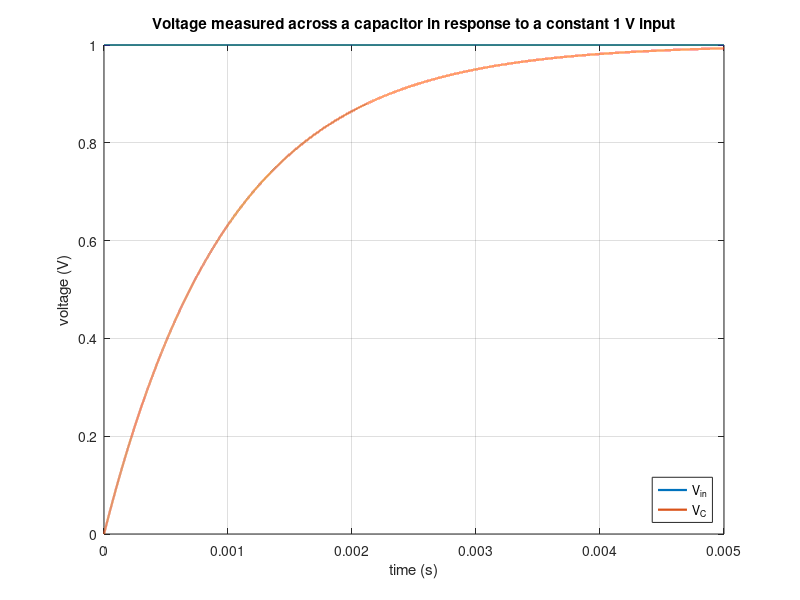

MATLAB code for this plot:
%% Lab Case Study 2 Practice
% *ESE 105*
%
% *DUE on Sunday 10/26 11:59pm to Canvas
%
% 20 pts. total: 10 for programming and correct responses, 5 for
% programming style, 5 for presentation
%
% *Name: Minghui Wu (Franco) and Feiyu Ren*
%

%% Instructions
% Run the |Lab CS2.m| script. Follow the instructions inside the "TODO: *****"
% labels below to complete each part: either write code or write your
% response to the question. For example:

% TODO: *************************************************************
% (Replace this comment with code)
% (Add response here)
% *******************************************************************

%%%
%
% *To turn in your assignment:*
%
% * Run the command |publish('Lab_CS2.m','pdf')| in the _Command Window_
% to generate a PDF of your solution |Lab CS2.pdf|. 
% * Submit _both_ the code (|.m| file) and the published output (|.pdf|
% file) to Canvas.
%
clear;
close all;  % uncomment this line if you do not want all figure windows to close when running this code

%% Part 1: Step Equations

%%%
% Implement Equations (8) and (10) in MATLAB to simulate circuit A (Figure
% 1) with R = 1 kΩ and C = 1 µF. Simulate charging the capacitor using a
% step input: set V_C = 0 V at t = 0 and V_in = 1 V for t > 0. Choose a
% suitable h to model the charging process accurately. Plot V_in and V_C
% vs. time to show the charging of the capacitor. You should observe a
% charging curve similar to the Figure 2 in CS2. 
%%%
% Set up simulation parameters:

% TODO: *************************************************************
% Parameters:
R = 1e3; % Resistor 1 kΩ
C = 1e-6; % Capacitor 1 µF 
h = R*C/10000; % (small & accurate) how frequent matlab updates the voltages
tEnd = 5e-3; % 5 ms, RC represens how fast the capacitor changes

t = 0:h:tEnd; % time interval from 0s to tEnd
vin = ones(size(t)); % input voltage
vC = zeros(size(t)); % voltage across the capacitor
vR = zeros(size(t)); 
vC(1) = 0; % first uncharged

for k = 1:length(t)-1
    vR(k) = vin(k) - vC(k); % (8)
    vC(k+1) = (1 - h/(R*C))*vC(k) + (h/(R*C))*vin(k); % (10)
end
vR(end) = vin(end) - vC(end);

% Plot to match the example style
figure;
plot(t, vin,'LineWidth', 1.6); 
hold on;
plot(t, vC,'LineWidth', 1.6);
xlabel('time (s)'); ylabel('voltage (V)');
legend('V_{in}','V_C','Location','southeast');
title('Voltage measured across a capacitor in response to a constant 1 V input');
xlim([0 tEnd]); ylim([0 1]); % x an y axis limits
grid on; 
% *******************************************************************

%%%
% Simulate with small h: 
% (please finish the function 'simRCvoltages' in the end and use it here.)

% TODO: *************************************************************
% (Replace this comment with code)
% (Add response here)
% *******************************************************************

%%%
% Plot the figure:

% TODO: *************************************************************
% (Replace this comment with code)
% (Add response here)
% *******************************************************************


%% Part 2: Comparison between sampling intervals
% Now, run several versions of your simulation for various temporal sampling intervals h. As h gets
% larger or smaller, how does your simulation's prediction change? Why is this happening? Does
% the charging behavior of a "real" capacitor change as a function of your choice of h?
% Plot the predicted V_out using 
% 1) an "accurate" choice of h and 
% 2) an "inaccurate" choice of h and
% 3) the theoretical charging curve
% V_C(t) = 1 − exp(−t/RC) [Volts]. 
% Discuss what happens for the "inaccurate" choice of h.
% Note: Be careful to compare the three curves using correct time axes.

%%%
% Simulate with large h:

% TODO: *************************************************************
% (Replace this comment with code)
% (Add response here)
% *******************************************************************

%%%
% Compare charging curves:

% TODO: *************************************************************
% (Replace this comment with code)
% (Add response here)
% *******************************************************************


%% Part 3: Explanation about the sampling intervals
% Relative to the charging curve of the capacitor V_C (t), how do you interpret the meaning of τ =RC,
% called the RC time constant of the circuit?

% TODO: *************************************************************
% (Replace this comment with code)
% (Add response here)
% *******************************************************************

%% Helper functions "simRCvoltages": [V_C, V_R] = simRCvoltages(V_in,V_C0,R,C,h)

% TODO: *************************************************************
% (Replace this comment with code)
% (Add response here)
function [V_C, V_R] = simRCvoltages(V_in,V_C0,R,C,h)
end
% *******************************************************************
